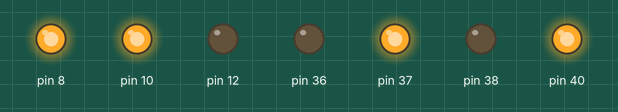
Simulated run of this program. Board: Raspberry Pi (header pin numbers). On the bench: output pins drawn as LEDs (lit = HIGH).

Above: at 0.1 s.
Timing chart, 0 to 1.6 s (numbered marks = the images above):
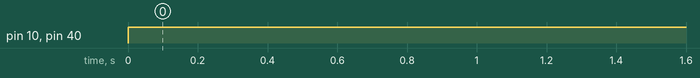

Measured:
- by itself, pin 10, pin 40: LOW → HIGH at 0.00 s

The program:

MotorControl.py
```python
import RPi.GPIO as GPIO
import time
GPIO.setmode(GPIO.BOARD)
GPIO.setup(40, GPIO.OUT)
GPIO.setup(38, GPIO.OUT)
GPIO.setup(36, GPIO.OUT)
GPIO.setup(37, GPIO.OUT)
GPIO.setup(8, GPIO.OUT)
GPIO.setup(10, GPIO.OUT)
GPIO.setup(12, GPIO.OUT)

GPIO.output(37, 1)
GPIO.output(8, 1)
while True:
    # Drive forward
    GPIO.output(40, 1)
    GPIO.output(38, 0)
    GPIO.output(10, 1)
    GPIO.output(12, 0)

    time.sleep(5)
    # Drive backward
    #GPIO.output(40, 0)
    #GPIO.output(38, 1)
    #GPIO.output(10, 0)
    #GPIO.output(12, 1)

    time.sleep(5)
    # Stop
    #GPIO.output(40, 0)
    #GPIO.output(38, 0)
    #GPIO.output(10, 0)
    #GPIO.output(12, 0)
    #time.sleep(5)
```
